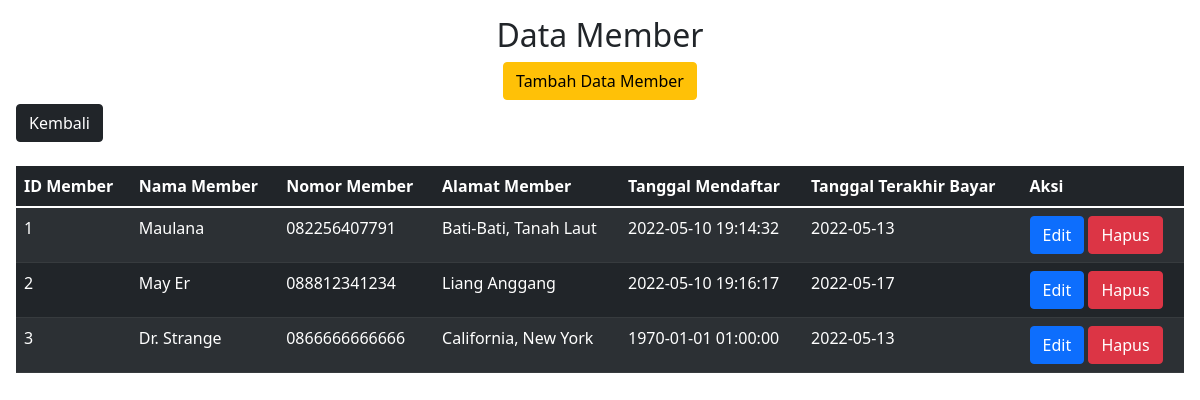
The page /Member.php on the database its author committed.
### tables this page shows
CREATE TABLE `member` (
  `id_member` int(11) NOT NULL,
  `nama_member` varchar(250) NOT NULL,
  `nomor_member` varchar(15) NOT NULL,
  `alamat` text NOT NULL,
  `tgl_mendaftar` datetime NOT NULL,
  `tgl_terakhir_bayar` date NOT NULL
);

### Koneksi.php (called while the page is built)
<?php
function koneksi()
{
    try {
        $dbh = new PDO('mysql:host=localhost;dbname=perpustakaan', "root", "");
        $dbh->setAttribute( PDO::ATTR_ERRMODE, PDO::ERRMODE_EXCEPTION );
      }
      catch (PDOException $e) {
        print "Koneksi atau query bermasalah: " . $e->getMessage() . "<br/>";
        die();
      }
    return $dbh;
}
?>

### Model.php (the view, shortened to what this page needs)
<!DOCTYPE html>
<html lang="en">
<head>
    <link href="https://cdn.jsdelivr.net/npm/bootstrap@5.1.3/dist/css/bootstrap.min.css" rel="stylesheet">
</head>
<body>
</body>
</html>
<?php
require("./Koneksi.php");
function readData($nama_tabel)
{
    $stmt = koneksi()->prepare("SELECT * FROM $nama_tabel");
    $stmt-> execute();
    $result = $stmt-> fetchAll();
    if (!empty($result)) {
        if ($nama_tabel == "member") {
            foreach ($result as $hasil) {
                echo "<tr>";
                echo "<td>" . $hasil['id_member'] . "</td>";
                echo "<td>" . $hasil['nama_member'] . "</td>";
                echo "<td>" . $hasil['nomor_member'] . "</td>";
                echo "<td>" . $hasil['alamat'] . "</td>";
                echo "<td>" . $hasil["tgl_mendaftar"] . "</td>";
                echo "<td>" . $hasil["tgl_terakhir_bayar"] . "</td>";
                echo "<td>";
                echo "<a class='btn btn-primary' href='FormMember.php?id_member=" . $hasil['id_member'] . "'>Edit</a>";
                echo "<a class='btn btn-danger' href='Member.php?id_member=" . $hasil['id_member'] . "' onclick=\"return confirm('Yakin Ingin Dihapus?')\">Hapus</a>";
                echo "</td>";
                echo "</tr>";
            }
        }
    }
}

### rows shown on the page
member: id_member "1", nama_member "Maulana", nomor_member "082256407791", alamat "Bati-Bati, Tanah Laut", tgl_mendaftar "2022-05-10 19:14:32", tgl_terakhir_bayar "2022-05-13"
member: id_member "2", nama_member "May Er", nomor_member "088812341234", alamat "Liang Anggang", tgl_mendaftar "2022-05-10 19:16:17", tgl_terakhir_bayar "2022-05-17"
member: id_member "3", nama_member "Dr. Strange", nomor_member "0866666666666", alamat "California, New York", tgl_mendaftar "1970-01-01 01:00:00", tgl_terakhir_bayar "2022-05-13"
